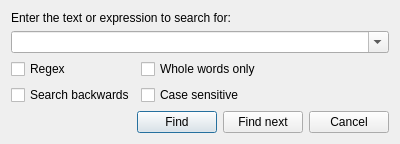
<?xml version="1.0" encoding="UTF-8"?>
<ui version="4.0">
 <class>CFindDialog</class>
 <widget class="QDialog" name="CFindDialog">
  <property name="geometry">
   <rect>
    <x>0</x>
    <y>0</y>
    <width>400</width>
    <height>142</height>
   </rect>
  </property>
  <property name="windowTitle">
   <string>Find</string>
  </property>
  <layout class="QVBoxLayout" name="verticalLayout">
   <item>
    <widget class="QLabel" name="label">
     <property name="text">
      <string>Enter the text or expression to search for:</string>
     </property>
    </widget>
   </item>
   <item>
    <widget class="CHistoryComboBox" name="_searchText">
     <property name="editable">
      <bool>true</bool>
     </property>
    </widget>
   </item>
   <item>
    <layout class="QFormLayout" name="formLayout">
     <item row="0" column="0">
      <widget class="QCheckBox" name="_cbRegex">
       <property name="text">
        <string>Regex</string>
       </property>
      </widget>
     </item>
     <item row="0" column="1">
      <widget class="QCheckBox" name="_cbWholeWords">
       <property name="text">
        <string>Whole words only</string>
       </property>
      </widget>
     </item>
     <item row="1" column="0">
      <widget class="QCheckBox" name="_cbSearchBackwards">
       <property name="text">
        <string>Search backwards</string>
       </property>
      </widget>
     </item>
     <item row="1" column="1">
      <widget class="QCheckBox" name="_cbCaseSensitive">
       <property name="text">
        <string>Case sensitive</string>
       </property>
      </widget>
     </item>
    </layout>
   </item>
   <item>
    <layout class="QHBoxLayout" name="horizontalLayout">
     <item>
      <spacer name="horizontalSpacer">
       <property name="orientation">
        <enum>Qt::Horizontal</enum>
       </property>
       <property name="sizeHint" stdset="0">
        <size>
         <width>40</width>
         <height>20</height>
        </size>
       </property>
      </spacer>
     </item>
     <item>
      <widget class="QPushButton" name="_btnFind">
       <property name="text">
        <string>Find</string>
       </property>
      </widget>
     </item>
     <item>
      <widget class="QPushButton" name="_btnFindNext">
       <property name="text">
        <string>Find next</string>
       </property>
      </widget>
     </item>
     <item>
      <widget class="QPushButton" name="_btnCancel">
       <property name="text">
        <string>Cancel</string>
       </property>
      </widget>
     </item>
    </layout>
   </item>
   <item>
    <spacer name="verticalSpacer">
     <property name="orientation">
      <enum>Qt::Vertical</enum>
     </property>
     <property name="sizeHint" stdset="0">
      <size>
       <width>20</width>
       <height>0</height>
      </size>
     </property>
    </spacer>
   </item>
  </layout>
 </widget>
 <customwidgets>
  <customwidget>
   <class>CHistoryComboBox</class>
   <extends>QComboBox</extends>
   <header>widgets/chistorycombobox.h</header>
  </customwidget>
 </customwidgets>
 <resources/>
 <connections/>
</ui>
